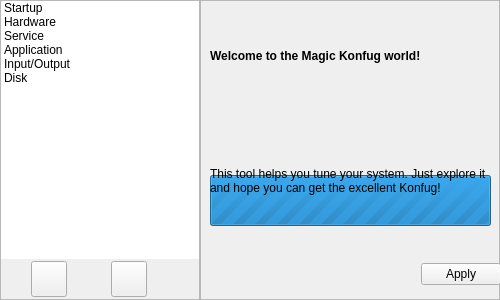
<?xml version="1.0" encoding="UTF-8"?>
<ui version="4.0">
 <class>MagicKonfug</class>
 <widget class="QMainWindow" name="MagicKonfug">
  <property name="geometry">
   <rect>
    <x>0</x>
    <y>0</y>
    <width>500</width>
    <height>300</height>
   </rect>
  </property>
  <property name="windowTitle">
   <string>SuperPanda - MagiKonfu</string>
  </property>
  <widget class="QWidget" name="centralWidget">
   <layout class="QHBoxLayout" name="horizontalLayout">
    <property name="spacing">
     <number>0</number>
    </property>
    <property name="leftMargin">
     <number>0</number>
    </property>
    <property name="topMargin">
     <number>0</number>
    </property>
    <property name="rightMargin">
     <number>0</number>
    </property>
    <property name="bottomMargin">
     <number>0</number>
    </property>
    <item>
     <widget class="QFrame" name="frameLeft">
      <property name="maximumSize">
       <size>
        <width>200</width>
        <height>16777215</height>
       </size>
      </property>
      <property name="frameShape">
       <enum>QFrame::StyledPanel</enum>
      </property>
      <property name="frameShadow">
       <enum>QFrame::Sunken</enum>
      </property>
      <layout class="QVBoxLayout" name="verticalLayout_2">
       <property name="spacing">
        <number>0</number>
       </property>
       <property name="leftMargin">
        <number>0</number>
       </property>
       <property name="topMargin">
        <number>0</number>
       </property>
       <property name="rightMargin">
        <number>0</number>
       </property>
       <property name="bottomMargin">
        <number>0</number>
       </property>
       <item>
        <widget class="QListWidget" name="listWidget">
         <property name="frameShape">
          <enum>QFrame::NoFrame</enum>
         </property>
         <property name="frameShadow">
          <enum>QFrame::Plain</enum>
         </property>
         <property name="horizontalScrollBarPolicy">
          <enum>Qt::ScrollBarAlwaysOff</enum>
         </property>
         <property name="editTriggers">
          <set>QAbstractItemView::NoEditTriggers</set>
         </property>
         <property name="spacing">
          <number>5</number>
         </property>
         <item>
          <property name="text">
           <string>Startup</string>
          </property>
         </item>
         <item>
          <property name="text">
           <string>Hardware</string>
          </property>
         </item>
         <item>
          <property name="text">
           <string>Service</string>
          </property>
         </item>
         <item>
          <property name="text">
           <string>Application</string>
          </property>
         </item>
         <item>
          <property name="text">
           <string>Input/Output</string>
          </property>
         </item>
         <item>
          <property name="text">
           <string>Disk</string>
          </property>
         </item>
        </widget>
       </item>
       <item>
        <widget class="QFrame" name="frameMenu">
         <property name="minimumSize">
          <size>
           <width>0</width>
           <height>40</height>
          </size>
         </property>
         <widget class="QPushButton" name="buttonExit">
          <property name="geometry">
           <rect>
            <x>110</x>
            <y>2</y>
            <width>36</width>
            <height>36</height>
           </rect>
          </property>
          <property name="icon">
           <iconset resource="../icons.qrc">
            <normaloff>:/Icons/Icons/exit.png</normaloff>:/Icons/Icons/exit.png</iconset>
          </property>
         </widget>
         <widget class="QPushButton" name="buttonAbout">
          <property name="geometry">
           <rect>
            <x>30</x>
            <y>2</y>
            <width>36</width>
            <height>36</height>
           </rect>
          </property>
          <property name="icon">
           <iconset resource="../icons.qrc">
            <normaloff>:/Icons/Icons/information.png</normaloff>:/Icons/Icons/information.png</iconset>
          </property>
         </widget>
        </widget>
       </item>
      </layout>
     </widget>
    </item>
    <item>
     <widget class="QFrame" name="frameRight">
      <property name="frameShape">
       <enum>QFrame::StyledPanel</enum>
      </property>
      <property name="frameShadow">
       <enum>QFrame::Raised</enum>
      </property>
      <widget class="QStackedWidget" name="groupPage">
       <property name="geometry">
        <rect>
         <x>0</x>
         <y>0</y>
         <width>301</width>
         <height>251</height>
        </rect>
       </property>
       <property name="styleSheet">
        <string notr="true">QGroupBox{background:transparent}</string>
       </property>
       <property name="currentIndex">
        <number>6</number>
       </property>
       <widget class="QWidget" name="pageStartup">
        <widget class="QGroupBox" name="groupBox_3">
         <property name="geometry">
          <rect>
           <x>0</x>
           <y>0</y>
           <width>301</width>
           <height>131</height>
          </rect>
         </property>
         <property name="title">
          <string>Boot Menu</string>
         </property>
         <widget class="QSpinBox" name="textTimeoutBoot">
          <property name="geometry">
           <rect>
            <x>170</x>
            <y>40</y>
            <width>121</width>
            <height>38</height>
           </rect>
          </property>
          <property name="suffix">
           <string> sec.</string>
          </property>
          <property name="minimum">
           <number>1</number>
          </property>
          <property name="maximum">
           <number>120</number>
          </property>
          <property name="value">
           <number>10</number>
          </property>
         </widget>
         <widget class="QLabel" name="label_11">
          <property name="geometry">
           <rect>
            <x>10</x>
            <y>40</y>
            <width>161</width>
            <height>31</height>
           </rect>
          </property>
          <property name="text">
           <string>Timeout:</string>
          </property>
         </widget>
         <widget class="QLabel" name="label_12">
          <property name="geometry">
           <rect>
            <x>10</x>
            <y>80</y>
            <width>161</width>
            <height>31</height>
           </rect>
          </property>
          <property name="text">
           <string>Resolution:</string>
          </property>
         </widget>
         <widget class="QComboBox" name="comboBootResolution">
          <property name="geometry">
           <rect>
            <x>170</x>
            <y>80</y>
            <width>121</width>
            <height>38</height>
           </rect>
          </property>
          <item>
           <property name="text">
            <string>Default</string>
           </property>
          </item>
          <item>
           <property name="text">
            <string>640x480</string>
           </property>
          </item>
          <item>
           <property name="text">
            <string>800x600</string>
           </property>
          </item>
          <item>
           <property name="text">
            <string>1024x768</string>
           </property>
          </item>
         </widget>
        </widget>
       </widget>
       <widget class="QWidget" name="pageHardware">
        <widget class="QGroupBox" name="groupBox">
         <property name="geometry">
          <rect>
           <x>0</x>
           <y>0</y>
           <width>301</width>
           <height>111</height>
          </rect>
         </property>
         <property name="title">
          <string>CPU</string>
         </property>
         <widget class="QLabel" name="label_7">
          <property name="geometry">
           <rect>
            <x>30</x>
            <y>30</y>
            <width>261</width>
            <height>61</height>
           </rect>
          </property>
          <property name="text">
           <string>Enable Turbo Frequency for Intel® processors</string>
          </property>
          <property name="wordWrap">
           <bool>true</bool>
          </property>
         </widget>
         <widget class="QCheckBox" name="checkTurboFreq">
          <property name="geometry">
           <rect>
            <x>0</x>
            <y>30</y>
            <width>31</width>
            <height>61</height>
           </rect>
          </property>
          <property name="text">
           <string/>
          </property>
         </widget>
        </widget>
        <widget class="QGroupBox" name="groupBox_4">
         <property name="geometry">
          <rect>
           <x>0</x>
           <y>110</y>
           <width>301</width>
           <height>101</height>
          </rect>
         </property>
         <property name="title">
          <string>WiFi</string>
         </property>
         <widget class="QLabel" name="label_14">
          <property name="geometry">
           <rect>
            <x>30</x>
            <y>30</y>
            <width>261</width>
            <height>71</height>
           </rect>
          </property>
          <property name="text">
           <string>Enable 802.11n for Intel® Wireless LAN adapters</string>
          </property>
          <property name="wordWrap">
           <bool>true</bool>
          </property>
         </widget>
         <widget class="QCheckBox" name="checkIWiFi80211n">
          <property name="geometry">
           <rect>
            <x>0</x>
            <y>30</y>
            <width>31</width>
            <height>61</height>
           </rect>
          </property>
          <property name="text">
           <string/>
          </property>
          <property name="checked">
           <bool>true</bool>
          </property>
         </widget>
        </widget>
       </widget>
       <widget class="QWidget" name="pageService">
        <widget class="QLabel" name="label_4">
         <property name="geometry">
          <rect>
           <x>6</x>
           <y>10</y>
           <width>281</width>
           <height>61</height>
          </rect>
         </property>
         <property name="text">
          <string>Set timeout for services:</string>
         </property>
         <property name="wordWrap">
          <bool>true</bool>
         </property>
        </widget>
        <widget class="QLabel" name="label_9">
         <property name="geometry">
          <rect>
           <x>10</x>
           <y>63</y>
           <width>161</width>
           <height>31</height>
          </rect>
         </property>
         <property name="text">
          <string>Start/stop:</string>
         </property>
        </widget>
        <widget class="QLabel" name="label_10">
         <property name="geometry">
          <rect>
           <x>10</x>
           <y>100</y>
           <width>161</width>
           <height>31</height>
          </rect>
         </property>
         <property name="text">
          <string>Shutdown:</string>
         </property>
        </widget>
        <widget class="QSpinBox" name="textTimeoutShutdown">
         <property name="geometry">
          <rect>
           <x>170</x>
           <y>100</y>
           <width>121</width>
           <height>38</height>
          </rect>
         </property>
         <property name="suffix">
          <string> sec.</string>
         </property>
         <property name="minimum">
          <number>5</number>
         </property>
         <property name="maximum">
          <number>120</number>
         </property>
         <property name="value">
          <number>30</number>
         </property>
        </widget>
        <widget class="QSpinBox" name="textTimeoutSrvStart">
         <property name="geometry">
          <rect>
           <x>170</x>
           <y>60</y>
           <width>121</width>
           <height>38</height>
          </rect>
         </property>
         <property name="suffix">
          <string> sec.</string>
         </property>
         <property name="minimum">
          <number>3</number>
         </property>
         <property name="maximum">
          <number>120</number>
         </property>
         <property name="value">
          <number>10</number>
         </property>
        </widget>
       </widget>
       <widget class="QWidget" name="pageApplication">
        <widget class="QLabel" name="label_13">
         <property name="geometry">
          <rect>
           <x>10</x>
           <y>20</y>
           <width>281</width>
           <height>51</height>
          </rect>
         </property>
         <property name="text">
          <string>Edit environment variables:</string>
         </property>
         <property name="wordWrap">
          <bool>true</bool>
         </property>
        </widget>
        <widget class="QPushButton" name="buttonEditSysEnv">
         <property name="geometry">
          <rect>
           <x>20</x>
           <y>70</y>
           <width>251</width>
           <height>31</height>
          </rect>
         </property>
         <property name="text">
          <string>For the whole system</string>
         </property>
        </widget>
        <widget class="QPushButton" name="buttonEditUserEnv">
         <property name="geometry">
          <rect>
           <x>20</x>
           <y>110</y>
           <width>251</width>
           <height>31</height>
          </rect>
         </property>
         <property name="text">
          <string>For this user only</string>
         </property>
        </widget>
       </widget>
       <widget class="QWidget" name="pageIO">
        <widget class="QTabWidget" name="tabPageIO">
         <property name="geometry">
          <rect>
           <x>0</x>
           <y>0</y>
           <width>301</width>
           <height>251</height>
          </rect>
         </property>
         <property name="currentIndex">
          <number>0</number>
         </property>
         <widget class="QWidget" name="tabKeyboard">
          <attribute name="title">
           <string>Keyboard</string>
          </attribute>
          <widget class="QGroupBox" name="groupBox_2">
           <property name="geometry">
            <rect>
             <x>0</x>
             <y>0</y>
             <width>293</width>
             <height>141</height>
            </rect>
           </property>
           <property name="styleSheet">
            <string notr="true">QGroupBox{background:transparent}</string>
           </property>
           <property name="title">
            <string>Compose Key</string>
           </property>
           <widget class="QLabel" name="label_8">
            <property name="geometry">
             <rect>
              <x>10</x>
              <y>40</y>
              <width>281</width>
              <height>51</height>
             </rect>
            </property>
            <property name="text">
             <string>Set compose key for inputing special characters:</string>
            </property>
            <property name="wordWrap">
             <bool>true</bool>
            </property>
           </widget>
           <widget class="QComboBox" name="comboKeySequence">
            <property name="geometry">
             <rect>
              <x>20</x>
              <y>90</y>
              <width>261</width>
              <height>38</height>
             </rect>
            </property>
            <item>
             <property name="text">
              <string>(Disabled)</string>
             </property>
            </item>
            <item>
             <property name="text">
              <string>Right Alt Key</string>
             </property>
            </item>
            <item>
             <property name="text">
              <string>Left Win Key</string>
             </property>
            </item>
            <item>
             <property name="text">
              <string>Right Win Key</string>
             </property>
            </item>
            <item>
             <property name="text">
              <string>Left Ctrl Key</string>
             </property>
            </item>
            <item>
             <property name="text">
              <string>Right Ctrl Key</string>
             </property>
            </item>
            <item>
             <property name="text">
              <string>Caps Lock Key</string>
             </property>
            </item>
            <item>
             <property name="text">
              <string>Menu Key</string>
             </property>
            </item>
           </widget>
          </widget>
         </widget>
         <widget class="QWidget" name="tabDisplay">
          <attribute name="title">
           <string>Display</string>
          </attribute>
          <widget class="QGroupBox" name="groupBox_5">
           <property name="geometry">
            <rect>
             <x>0</x>
             <y>0</y>
             <width>293</width>
             <height>151</height>
            </rect>
           </property>
           <property name="styleSheet">
            <string notr="true">QGroupBox{background:transparent}</string>
           </property>
           <property name="title">
            <string>Screen scaling</string>
           </property>
           <widget class="QLabel" name="label_15">
            <property name="geometry">
             <rect>
              <x>10</x>
              <y>40</y>
              <width>281</width>
              <height>31</height>
             </rect>
            </property>
            <property name="text">
             <string>Set screen scaling factors:</string>
            </property>
            <property name="wordWrap">
             <bool>true</bool>
            </property>
           </widget>
           <widget class="QLabel" name="label_16">
            <property name="geometry">
             <rect>
              <x>30</x>
              <y>70</y>
              <width>141</width>
              <height>31</height>
             </rect>
            </property>
            <property name="text">
             <string>Window:</string>
            </property>
           </widget>
           <widget class="QSpinBox" name="textWindowScaling">
            <property name="geometry">
             <rect>
              <x>170</x>
              <y>67</y>
              <width>111</width>
              <height>38</height>
             </rect>
            </property>
            <property name="suffix">
             <string/>
            </property>
            <property name="minimum">
             <number>1</number>
            </property>
            <property name="maximum">
             <number>10</number>
            </property>
            <property name="value">
             <number>1</number>
            </property>
           </widget>
           <widget class="QDoubleSpinBox" name="textWindowTextScaling">
            <property name="geometry">
             <rect>
              <x>170</x>
              <y>107</y>
              <width>111</width>
              <height>38</height>
             </rect>
            </property>
            <property name="maximum">
             <double>3.000000000000000</double>
            </property>
            <property name="singleStep">
             <double>0.050000000000000</double>
            </property>
            <property name="value">
             <double>1.000000000000000</double>
            </property>
           </widget>
           <widget class="QLabel" name="label_17">
            <property name="geometry">
             <rect>
              <x>30</x>
              <y>110</y>
              <width>141</width>
              <height>31</height>
             </rect>
            </property>
            <property name="text">
             <string>Window text:</string>
            </property>
           </widget>
          </widget>
         </widget>
        </widget>
       </widget>
       <widget class="QWidget" name="pageDisk">
        <widget class="QComboBox" name="comboDiskType">
         <property name="geometry">
          <rect>
           <x>10</x>
           <y>70</y>
           <width>281</width>
           <height>41</height>
          </rect>
         </property>
         <item>
          <property name="text">
           <string>Hard disk (HDD)</string>
          </property>
         </item>
         <item>
          <property name="text">
           <string>Solid state disk (SSD)</string>
          </property>
         </item>
        </widget>
        <widget class="QLabel" name="label_6">
         <property name="geometry">
          <rect>
           <x>10</x>
           <y>10</y>
           <width>281</width>
           <height>61</height>
          </rect>
         </property>
         <property name="text">
          <string>Optimize system disk according to its type:</string>
         </property>
         <property name="wordWrap">
          <bool>true</bool>
         </property>
        </widget>
       </widget>
       <widget class="QWidget" name="pageWelcome">
        <widget class="QLabel" name="label">
         <property name="geometry">
          <rect>
           <x>10</x>
           <y>20</y>
           <width>281</width>
           <height>71</height>
          </rect>
         </property>
         <property name="font">
          <font>
           <weight>75</weight>
           <bold>true</bold>
          </font>
         </property>
         <property name="text">
          <string>Welcome to the Magic Konfug world!</string>
         </property>
         <property name="wordWrap">
          <bool>true</bool>
         </property>
        </widget>
        <widget class="QLabel" name="label_2">
         <property name="geometry">
          <rect>
           <x>10</x>
           <y>100</y>
           <width>281</width>
           <height>161</height>
          </rect>
         </property>
         <property name="text">
          <string>This tool helps you tune your system. Just explore it and hope you can get the excellent Konfug!</string>
         </property>
         <property name="wordWrap">
          <bool>true</bool>
         </property>
        </widget>
       </widget>
       <widget class="QWidget" name="pageAbout">
        <widget class="QLabel" name="label_3">
         <property name="geometry">
          <rect>
           <x>10</x>
           <y>10</y>
           <width>281</width>
           <height>221</height>
          </rect>
         </property>
         <property name="text">
          <string>Magic Konfu is a part of SuperPanda, a toolkit designed for customizing Linux system without annoying command lines.

See About page of SuperPanda for more details.</string>
         </property>
         <property name="wordWrap">
          <bool>true</bool>
         </property>
        </widget>
        <widget class="QLabel" name="labelVersion">
         <property name="geometry">
          <rect>
           <x>10</x>
           <y>240</y>
           <width>281</width>
           <height>51</height>
          </rect>
         </property>
         <property name="text">
          <string/>
         </property>
        </widget>
       </widget>
      </widget>
      <widget class="QFrame" name="frameStatus">
       <property name="geometry">
        <rect>
         <x>10</x>
         <y>20</y>
         <width>281</width>
         <height>231</height>
        </rect>
       </property>
       <property name="autoFillBackground">
        <bool>true</bool>
       </property>
       <widget class="QLabel" name="labelStatus">
        <property name="geometry">
         <rect>
          <x>0</x>
          <y>0</y>
          <width>281</width>
          <height>151</height>
         </rect>
        </property>
        <property name="styleSheet">
         <string notr="true">QLabel{background:transparent}</string>
        </property>
        <property name="alignment">
         <set>Qt::AlignBottom|Qt::AlignLeading|Qt::AlignLeft</set>
        </property>
        <property name="wordWrap">
         <bool>true</bool>
        </property>
       </widget>
       <widget class="QProgressBar" name="progressBar">
        <property name="geometry">
         <rect>
          <x>0</x>
          <y>155</y>
          <width>281</width>
          <height>51</height>
         </rect>
        </property>
        <property name="maximum">
         <number>0</number>
        </property>
        <property name="value">
         <number>-1</number>
        </property>
        <property name="textVisible">
         <bool>false</bool>
        </property>
       </widget>
      </widget>
      <widget class="QDialogButtonBox" name="buttonBox">
       <property name="geometry">
        <rect>
         <x>0</x>
         <y>250</y>
         <width>301</width>
         <height>48</height>
        </rect>
       </property>
       <property name="standardButtons">
        <set>QDialogButtonBox::Apply</set>
       </property>
      </widget>
      <zorder>frameStatus</zorder>
      <zorder>groupPage</zorder>
      <zorder>buttonBox</zorder>
     </widget>
    </item>
   </layout>
  </widget>
 </widget>
 <layoutdefault spacing="6" margin="11"/>
 <resources>
  <include location="../icons.qrc"/>
 </resources>
 <connections/>
</ui>
